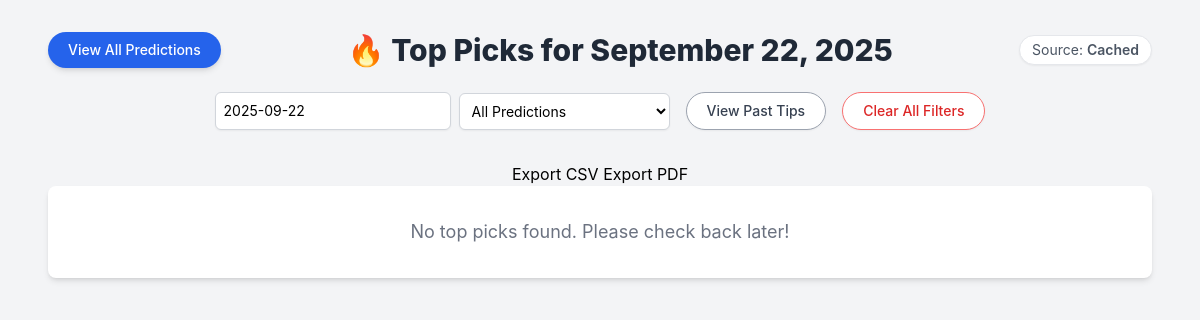
The app's page /top-picks/, older data.
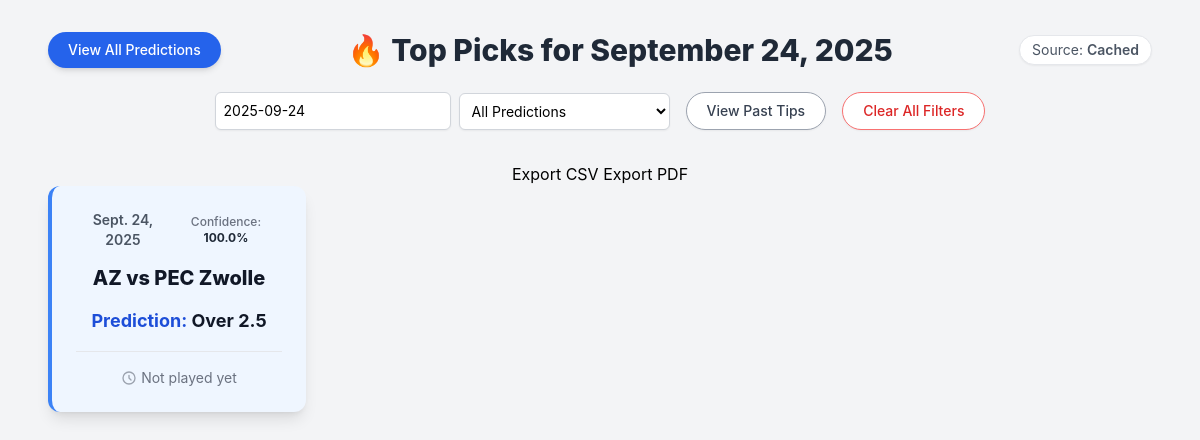
The same page, newer data.
### predict/models.py (models this page shows, shortened)
class TopPick(models.Model):
    match_date = models.DateField()
    home_team = models.CharField(max_length=100)
    away_team = models.CharField(max_length=100)
    tip = models.CharField(max_length=50)  # e.g. '1', '2', 'X', 'Over 2.5', 'GG'
    confidence = models.FloatField()
    created_at = models.DateTimeField(auto_now_add=True)
    actual_tip = models.CharField(max_length=50, blank=True, null=True)  # new
    is_correct = models.BooleanField(null=True,blank=True)
    class Meta:
        unique_together = ('match_date', 'home_team', 'away_team')
        ordering = ['match_date']

### predict/views.py (the view)
# urls.py: path("top-picks/", views.top_picks_view, name="top_picks"),
@require_GET
def top_picks_view(request):
    label_filter = request.GET.get("filter")
    match_date_str = request.GET.get("match_date")
    show_past = request.GET.get("past") == "1"
    today = date.today()
    if match_date_str:
        try:
            match_date = date.fromisoformat(match_date_str)
        except ValueError:
            match_date = today
    else:
        upcoming_dates = TopPick.objects.filter(match_date__gte=today).order_by("match_date").values_list("match_date", flat=True).distinct()
        match_date = upcoming_dates.first() if upcoming_dates.exists() else today
    if show_past:
        picks_qs = TopPick.objects.filter(match_date__lt=today).order_by("-match_date")
    else:
        picks_qs = TopPick.objects.filter(match_date=match_date)
    update_actuals_for_top_picks(picks_qs)
    picks = list(picks_qs.values("home_team", "away_team", "tip", "actual_tip", "is_correct", "confidence", "match_date"))
    source = "cached"
    if not picks and not show_past:
        predictions_by_date = get_top_predictions(limit=10)
        if match_date.strftime("%Y-%m-%d") in predictions_by_date:
            store_top_pick_for_date(predictions_by_date)
            picks = predictions_by_date[match_date.strftime("%Y-%m-%d")]
            source = "live"
    if label_filter:
        picks = [p for p in picks if p.get("tip") == label_filter]
    return render(request, "predict/top_picks.html", {
        "prediction": picks,
        "filter_label": label_filter,
        "source": source,
        "selected_date": match_date,
        "show_past": show_past
    })

### predict/constants.py (called while the page is built)
def get_team_metadata(name):
    return cache.get(f"team_meta::{name}", {"shortName": name, "crest": None})

### predict/utils.py (called while the page is built, shortened)
def get_top_predictions(limit=10):
    today = date.today()
    matches = MatchPrediction.objects.filter(match_date__gte=today).order_by("match_date")
    picks_by_date = {}
    tip_priority = {
        "Over 2.5": 3,
        "GG": 2,
        "1": 1,
        "2": 1,
        "X": 0
    }
    return picks_by_date

### predict/templates/predict/top_picks.html (shortened to what the changed rows need)
{% load static %}
<!DOCTYPE html>
<html lang="en">
<head>
    <script src="https://cdn.tailwindcss.com"></script>
    <link rel="stylesheet" href="https://cdn.jsdelivr.net/npm/flatpickr/dist/flatpickr.min.css">
</head>
<body class="p-4 bg-gray-100 min-h-screen flex flex-col items-center">
<div class="container mx-auto py-4 px-4 sm:px-6 lg:px-8 max-w-7xl w-full text-center">
  <div class="flex flex-col sm:flex-row justify-between items-center mb-6">
    <a href="{% url 'predictions_view' %}" class="px-5 py-2 text-sm font-medium rounded-full transition-all duration-200 ease-in-out transform hover:scale-105 bg-blue-600 text-white shadow-md hover:bg-blue-700">
      View All Predictions
    </a>
    <h4 class="text-3xl font-extrabold text-gray-800 mb-4 sm:mb-0 text-center">
      <span class="text-red-500">🔥</span> Top Picks for {{ selected_date|date:"F j, Y" }}
    </h4>
    <div class="text-sm text-gray-600 px-3 py-1 bg-white rounded-full shadow-sm border border-gray-200">
        Source: <span class="font-semibold">{{ source|title }}</span>
    </div>
  </div>
  <div class="flex flex-col sm:flex-row justify-center items-center gap-4 mb-8">
    <form id="filter-form" method="get" class="flex flex-wrap items-center justify-center gap-2 w-full sm:w-auto">
      <input type="text" id="date-picker" name="match_date" placeholder="Select Date"
             class="p-2 border border-gray-300 rounded-md shadow-sm focus:ring-blue-500 focus:border-blue-500 text-sm"
             value="{{ selected_date|date:'Y-m-d' }}" readonly>
      <select name="filter"
              class="p-2 border border-gray-300 rounded-md shadow-sm focus:ring-blue-500 focus:border-blue-500 text-sm bg-white"
              onchange="document.getElementById('filter-form').submit()">
        <option value="">All Predictions</option>
      </select>
    </form>
  </div>
  <div class="grid grid-cols-1 sm:grid-cols-2 md:grid-cols-3 lg:grid-cols-4 gap-6">
    {% if prediction %}
      {% for p in prediction %}
        <div class="relative p-6 rounded-xl shadow-lg border-l-4 transition-all duration-300 ease-in-out
          {% if p.is_correct %}
            border-green-500 bg-green-50 hover:shadow-xl hover:bg-green-100
          {% elif p.actual_tip %}
            border-red-500 bg-red-50 hover:shadow-xl hover:bg-red-100
          {% else %}
            border-blue-500 bg-blue-50 hover:shadow-xl hover:bg-blue-100
          {% endif %}
        ">
          <div class="flex items-center justify-between mb-4 text-sm font-semibold text-gray-600">
              <span>{{ p.match_date }}</span>
              <span class="text-xs font-medium text-gray-500">Confidence: <span class="font-bold text-gray-800">{{ p.confidence }}%</span></span>
          </div>
          <div class="text-center mb-4">
              <p class="text-xl font-extrabold text-gray-900 leading-tight">{{ p.home_team }} vs {{ p.away_team }}</p>
          </div>
          <div class="text-center mb-4">
              <p class="text-lg font-bold text-blue-700">Prediction: <span class="text-gray-900">{{ p.tip }}</span></p>
          </div>
          <div class="pt-4 border-t border-gray-200 text-center">
            {% if p.actual_tip %}
              <div class="flex justify-center items-center gap-2">
                <span class="text-sm font-medium text-gray-600">Actual Result:</span>
                <span class="inline-flex items-center px-3 py-0.5 rounded-full text-xs font-semibold
                  {% if p.is_correct %}bg-green-200 text-green-800{% else %}bg-red-200 text-red-800{% endif %}">
                  {{ p.actual_tip }}
                </span>
                {% if p.is_correct %}
                  <span class="text-green-600 text-lg">✅</span>
                {% else %}
                  <span class="text-red-600 text-lg">❌</span>
                {% endif %}
              </div>
            {% else %}
              <div class="text-sm text-gray-500 flex items-center justify-center gap-1">
                <svg class="w-4 h-4 text-gray-400" fill="none" stroke="currentColor" viewBox="0 0 24 24">
                  <path stroke-linecap="round" stroke-linejoin="round" stroke-width="2"
                        d="M12 8v4l3 3m6-3a9 9 0 11-18 0 9 9 0 0118 0z"/>
                </svg>
                Not played yet
              </div>
            {% endif %}
          </div>
        </div>
      {% endfor %}
    {% else %}
      <div class="col-span-full bg-white p-8 rounded-lg shadow-md text-center text-gray-500 text-lg">
        No top picks found. Please check back later!
      </div>
    {% endif %}
  </div>
</div>
</body>
</html>

Row changes from the older to the newer data that the page shows:
added TopPick: match_date "Sept. 24, 2025", confidence "100.0", home_team "AZ", away_team "PEC Zwolle", tip "Over 2.5"
Text that changed along with them:
{{ selected_date|date:"F j, Y" }}: "September 22, 2025" → "September 24, 2025"
form field match_date: "2025-09-22" → "2025-09-24"
text no longer shown: "No top picks found. Please check back later!"
